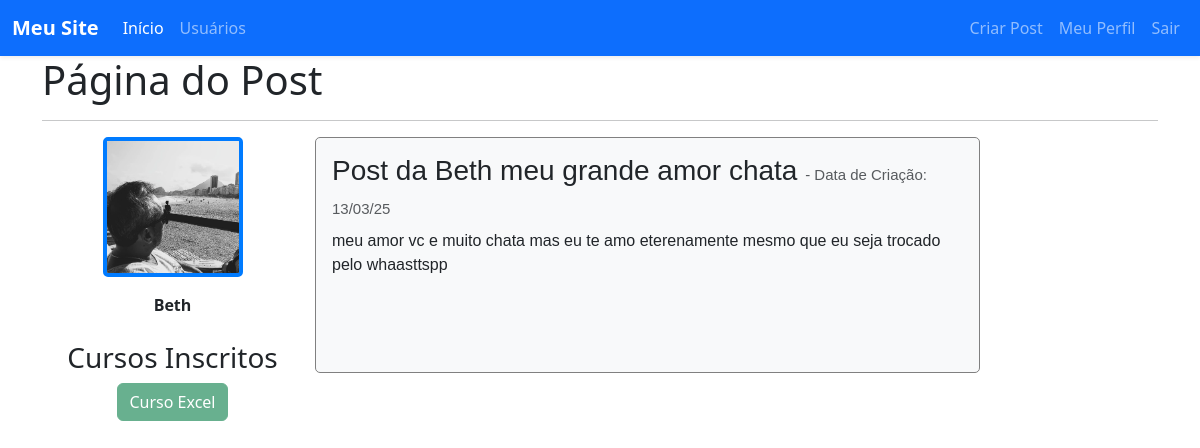
Page /post/5 (signed in) on the committed database.
### meusite/models.py (models this page shows, shortened)
class Usuario(database.Model, UserMixin):
    id = database.Column(database.Integer, primary_key=True)  # ID do usuário, chave primária
    username = database.Column(database.String, nullable=False)  # Nome de usuário, campo obrigatório
    email = database.Column(database.String, nullable=False, unique=True)  # E-mail do usuário, único e obrigatório
    senha = database.Column(database.String, nullable=False)  # Senha do usuário, obrigatória
    foto_perfil = database.Column(database.String, default='default.jpg', nullable=False)  # Foto de perfil, com valor padrão
    posts = database.relationship('Post', backref='autor_post', lazy=True)  # Relacionamento com o modelo `Post`
    cursos = database.Column(database.String, nullable=False, default='Não Informado')  # Cursos do usuário, com valor padrão

class Post(database.Model):
    id = database.Column(database.Integer, primary_key=True)  # ID do post, chave primária
    titulo = database.Column(database.String, nullable=False)  # Título do post, obrigatório
    corpo = database.Column(database.Text, nullable=False)  # Corpo do post (conteúdo), obrigatório
    data_criacao = database.Column(database.DateTime, nullable=False, default=datetime.utcnow)  # Data de criação, com valor padrão sendo o momento atual
    id_usuario = database.Column(database.Integer, database.ForeignKey('usuario.id'), nullable=False)  # ID do usuário, chave estrangeira referenciando o modelo `Usuario`

### meusite/routes.py (the view)
@app.route('/post/<post_id>', methods=['GET', 'POST'])
@login_required  # Garante que apenas usuários logados possam acessar essa rota
def exibir_post(post_id):
    post = Post.query.get(post_id)  # Busca o post no banco de dados pelo ID
    if current_user == post.autor_post:
        form = FormCriarPost()  # Instancia o formulário para edição do post
        if request.method == 'GET':
            form.titulo.data = post.titulo
            form.corpo.data = post.corpo
        elif form.validate_on_submit():
            post.titulo = form.titulo.data
            post.corpo = form.corpo.data
            database.session.commit()  # Salva as alterações no banco de dados
            flash('Post atualizado com sucesso', 'alert-success')  # Mensagem de sucesso
            return redirect(url_for('meuSite'))  # Redireciona para a página inicial
    else:
        form = None  # Usuários que não são autores não podem editar o post
    return render_template('post.html', form=form, post=post)

### meusite/models.py (called while the page is built)
@login_manager.user_loader
def load_usuario(id_usuario):
    return Usuario.query.get(int(id_usuario))  # Retorna o usuário pelo id fornecido

### meusite/templates/post.html (shortened to what this page needs)
{% extends 'base.html' %}
{% block body %}
<div class="container">
    <h1>Página do Post</h1>
    <hr>
    <div class="row mb-4">
        <div class="col-12 col-md-3 d-flex flex-column align-items-center">
            <img src="{{ url_for('static', filename='img_perfil/{}'.format(post.autor_post.foto_perfil)) }}"
                 alt="Foto de perfil de {{ post.autor_post.username }}"
                 class="img-fluid"
                 style="width: 140px; height: 140px; object-fit: cover; border: 4px solid #007bff; border-radius: 5px;">
            <strong class="mt-3">{{ post.autor_post.username }}</strong>
            <div class="mt-4 w-100 text-center">
                <h3>Cursos Inscritos</h3>
                <div class="d-flex flex-wrap justify-content-center gap-3">
                    {% for curso in post.autor_post.cursos.split(';') %}
                    <button type="button" class="btn btn-success" disabled>{{ curso }}</button>
                    {% endfor %}
                </div>
            </div>
        </div>
<div class="col-12 col-md-7 mt-4 mt-md-0 mb-5 p-3 meupost" style="border-radius: 5px; background-color: #f8f9fa;">
    <h3 style="font-family: 'Playfair Display', sans-serif;">{{ post.titulo }}
        <small class="text-muted" style="font-size: 15px">
            - Data de Criação: {{ post.data_criacao.strftime('%d/%m/%y') }}
        </small>
    </h3>
    <p style="font-family: 'Playfair Display', sans-serif;">{{ post.corpo }}</p>
</div>
</div>
</div>
{% endblock %}

### meusite/static/main.css (style rules this page uses)
.meupost { background-color: lightgray; border:1px solid gray; }

### rows in the picture
Usuario: foto_perfil (picture), autor_post.username "Beth", cursos "Curso Excel"
Post: titulo "Post da Beth meu grande amor chata", data_criacao "13/03/25", corpo "meu amor vc e muito chata mas eu te amo eterenamente mesmo que eu seja trocado pelo whaasttspp"
